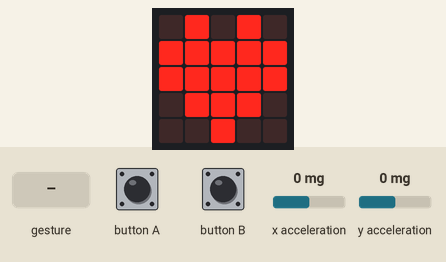
This program was run on a simulated BBC micro:bit (MakeCode). Parts: the board's 5×5 LED display. The test bench sets the inputs (shaded band); at power-on: x acceleration 0 mg, y acceleration 0 mg. Random numbers come from a fixed seed; a tilt is held for 1.5 s and a shake lasts 1 s, then the board lies face up again; the 48×5 strip is a reading aid, not a part: it shows the text the display is scrolling, unrolled, one strip-width of it at a time.

Above: at 10.0 s.
At 18.2 s:
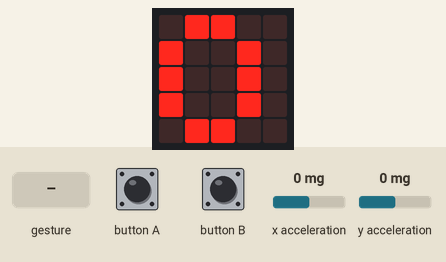
20.2 s: x acceleration set to -1440 mg
At 20.8 s:
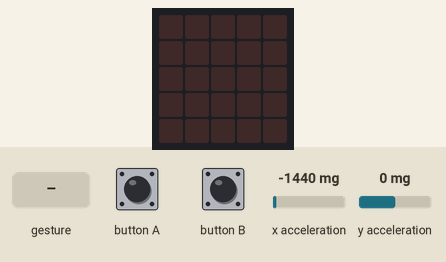

The program:

main.ts
```typescript
input.onGesture(Gesture.Shake, function () {
    icono = randint(0, 2)
    if (icono == 0) {
        basic.showIcon(IconNames.Chessboard)
    }
    if (icono == 1) {
        basic.showIcon(IconNames.Square)
    }
    if (icono == 2) {
        basic.showIcon(IconNames.Scissors)
    }
})
let x = 0
let y = 0
let icono = 0
basic.showString("Hola mundo")
basic.showIcon(IconNames.Heart)
basic.showNumber(9)
basic.pause(100)
basic.showNumber(8)
basic.pause(100)
basic.showNumber(7)
basic.pause(100)
basic.showNumber(6)
basic.pause(100)
basic.showNumber(5)
basic.pause(100)
basic.showNumber(4)
basic.pause(100)
basic.showNumber(3)
basic.pause(100)
basic.showNumber(2)
basic.pause(100)
basic.showNumber(1)
basic.pause(100)
basic.showNumber(0)
basic.forever(function () {
    if (input.buttonIsPressed(Button.A)) {
        basic.showIcon(IconNames.Happy)
    }
    if (input.buttonIsPressed(Button.B)) {
        basic.showIcon(IconNames.Sad)
    }
})
basic.forever(function () {
    if (input.isGesture(Gesture.LogoUp)) {
        if (y < 4) {
            led.unplot(x, y)
            y += 1
            led.plot(x, y)
            basic.pause(100)
        }
    }
    if (input.isGesture(Gesture.LogoDown)) {
        if (y > 0) {
            led.unplot(x, y)
            y += -1
            led.plot(x, y)
            basic.pause(100)
        }
    }
    if (input.isGesture(Gesture.TiltRight)) {
        if (x < 4) {
            led.unplot(x, y)
            x += 1
            led.plot(x, y)
            basic.pause(100)
        }
    }
})
basic.forever(function () {
    if (input.pinIsPressed(TouchPin.P0)) {
        basic.showIcon(IconNames.Happy)
    } else {
        basic.clearScreen()
    }
})
basic.forever(function () {
    if (input.acceleration(Dimension.X) < -20) {
        basic.showString("<")
    }
    if (input.acceleration(Dimension.X) > 20) {
        basic.showString(">")
    }
    if (input.acceleration(Dimension.Y) > 20) {
        basic.showString("v")
    }
    if (input.acceleration(Dimension.Y) < -20) {
        basic.showString("^")
    }
})
```

test.ts
```typescript
// aquí va el archivo "tests"; esto no se compilará cuando este paquete se utilice como una extensión.
```

Measured:
- what the display in image 0 shows lasts 0.6 s, from 9.9 s to 10.5 s
- what the display in image 1 shows lasts 0.7 s, from 18.2 s to 18.9 s
